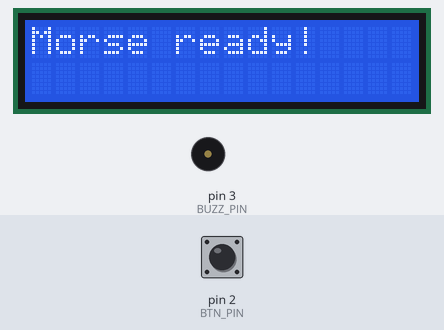
The sketch below on a simulated Arduino Uno, built with avr-gcc and run on an emulated ATmega328P. On the bench: 16×2 character LCD, buzzer (waves = sounding). Inputs (shaded band) come from the test bench; at power-on: pin 2 (BTN_PIN) HIGH. What the sketch prints to the serial monitor is not drawn.

Above: at 0.1 s.
2.3 s: pin 2 (BTN_PIN) pulled LOW for 0.15 s
At 4.2 s:
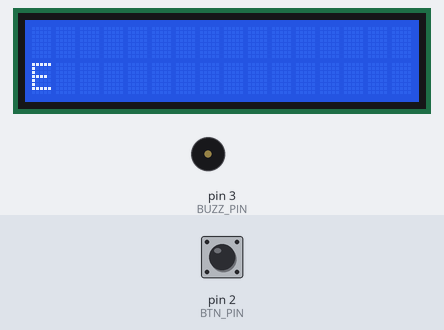
4.5 s: pin 2 (BTN_PIN) pulled LOW for 1 s
At 7.2 s:
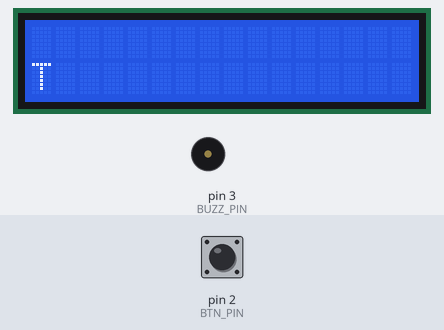
8.5 s: pin 2 (BTN_PIN) pulled LOW for 0.15 s
At 11.4 s:
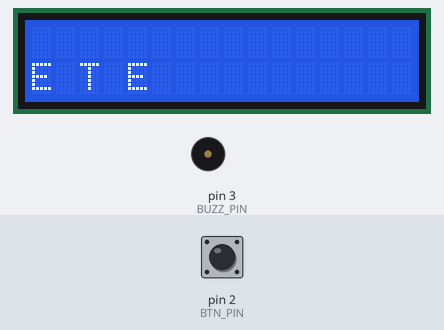
11.6 s: pin 2 (BTN_PIN) pulled LOW for 3.2 s
At 17.6 s:
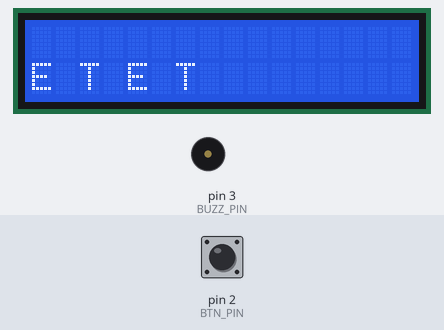
17.8 s: pin 2 (BTN_PIN) pulled LOW for 0.15 s
At 20.7 s:
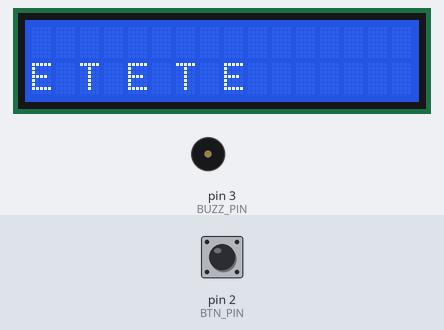
20.9 s: pin 2 (BTN_PIN) pulled LOW for 1 s
At 24.8 s:
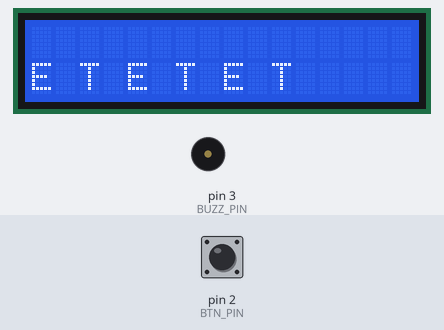
Timing chart, 0 to 25.9 s (numbered marks = the images above; inputs shaded):
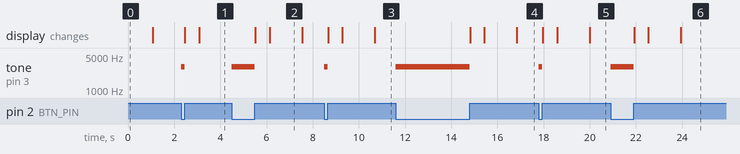

Measured:
- after the input at 2.3 s, tone on pin 3 (BUZZ_PIN): silent → 3030 Hz at once, → silent 0.15 s later; the display: first changes after 0.17 s (image 1 shows a later state)
- after the input at 4.5 s, tone on pin 3 (BUZZ_PIN): silent → 3030 Hz at once, → silent 1.0 s later; the display: first changes after 1.0 s (image 2 shows a later state)
- after the input at 8.5 s, tone on pin 3 (BUZZ_PIN): silent → 3030 Hz at once, → silent 0.15 s later; the display: first changes after 0.17 s (image 3 shows a later state)
- after the input at 11.6 s, tone on pin 3 (BUZZ_PIN): silent → 3030 Hz at once, → silent 3.2 s later; the display: first changes after 3.2 s (image 4 shows a later state)
- after the input at 17.8 s, tone on pin 3 (BUZZ_PIN): silent → 3030 Hz at once, → silent 0.15 s later; the display: first changes after 0.17 s (image 5 shows a later state)
- after the input at 20.9 s, tone on pin 3 (BUZZ_PIN): silent → 3030 Hz at once, → silent 1.0 s later; the display: first changes after 1.0 s (image 6 shows a later state)
- what the display in image 2 shows lasts 1.4 s, from 6.1 s to 7.5 s

The sketch:

morse.ino
```cpp
#include <Wire.h>
#include <LiquidCrystal_I2C.h>

LiquidCrystal_I2C lcd(0x27, 16, 2);

const int BTN_PIN  = 2;
const int BUZZ_PIN = 3;
const int FREQ     = 3030;
const int DOT_MAX  = 230;
const int CHAR_GAP = 600;
const int WORD_GAP = 2000;

struct MorseEntry { char letter; const char* code; };

const MorseEntry MORSE[] = {
  { 'A', ".-"   }, { 'B', "-..." }, { 'C', "-.-." }, { 'D', "-.."  }, { 'E', "."    },
  { 'F', "..-." }, { 'G', "--."  }, { 'H', "...." }, { 'I', ".."   }, { 'J', ".---" },
  { 'K', "-.-"  }, { 'L', ".-.." }, { 'M', "--"   }, { 'N', "-."   }, { 'O', "---"  },
  { 'P', ".--." }, { 'Q', "--.-" }, { 'R', ".-."  }, { 'S', "..."  }, { 'T', "-"    },
  { 'U', "..-"  }, { 'V', "...-" }, { 'W', ".--"  }, { 'X', "-..-" }, { 'Y', "-.--" },
  { 'Z', "--.." }
};

const MorseEntry DIGITS[] = {
  { '0', "-----" }, { '1', ".----" }, { '2', "..---" }, { '3', "...--" }, { '4', "....-" },
  { '5', "....." }, { '6', "-...." }, { '7', "--..." }, { '8', "---.." }, { '9', "----." }
};

String code = "";
String currentWord = "";
String line1 = "";  // верхняя строка экрана — накопленный текст
unsigned long lastRelease = 0;
unsigned long lastDebounce = 0;
bool wasDown = false;
bool btnState = false;
unsigned long pressStart = 0;

void setup() {
  pinMode(BTN_PIN, INPUT_PULLUP);
  pinMode(BUZZ_PIN, OUTPUT);
  Serial.begin(9600);

  lcd.init();
  lcd.backlight();
  lcd.setCursor(0, 0);
  lcd.print("Morse ready!");
  Serial.println("Готово!");
  delay(1000);
  lcd.clear();
}

char decode(String c) {
  for (auto& e : MORSE)
    if (c == e.code) return e.letter;
  for (auto& e : DIGITS)
    if (c == e.code) return e.letter;
  return '?';
}

void lcdPrintLine(int row, String text) {
  lcd.setCursor(0, row);
  lcd.print("                ");
  lcd.setCursor(0, row);
  lcd.print(text);
}

void commitChar() {
  if (code.length() == 0) return;
  char c = decode(code);
  currentWord += c;
  Serial.print(c);

  // строка 0 — точки/тире очищаем
  lcdPrintLine(0, "");
  // строка 1 — текущее слово
  lcdPrintLine(1, currentWord);

  code = "";
}

void commitWord() {
  if (currentWord.length() == 0) return;

  Serial.println();
  Serial.print("Слово: "); Serial.println(currentWord);

  // новое слово влезает в строку 1 — просто добавляем
  if (line1.length() + 1 + currentWord.length() <= 16) {
    if (line1.length() > 0) line1 += " ";
    line1 += currentWord;
  } else {
    // не влезает — сдвигаем: строка 1 становится строкой 0, новое слово в строку 1
    lcdPrintLine(0, line1);
    line1 = currentWord;
  }

  lcdPrintLine(0, "");       // очищаем верхнюю (точки/тире там уже нет)
  lcdPrintLine(1, line1);    // показываем накопленное

  // если строка 0 должна показывать предыдущую строку — перерисуем
  // находим что было на строке 0 до сдвига
  // проще: храним две строки
  Serial.print("Текст: "); Serial.println(line1);

  currentWord = "";
}

void loop() {
  bool reading = digitalRead(BTN_PIN) == LOW;
  unsigned long now = millis();

  if (reading != btnState) {
    lastDebounce = now;
    btnState = reading;
  }

  if ((now - lastDebounce) > 0) {
    bool down = btnState;

    if (down && !wasDown) {
      pressStart = now;
      wasDown = true;
      tone(BUZZ_PIN, FREQ);
    }

    if (!down && wasDown) {
      noTone(BUZZ_PIN);
      wasDown = false;
      lastRelease = now;
      long dur = now - pressStart;
      if (dur < DOT_MAX) {
        code += ".";
        Serial.print(".");
      } else {
        code += "-";
        Serial.print("-");
      }
      lcdPrintLine(0, code);
    }
  }

  unsigned long silence = now - lastRelease;

  if (!wasDown && code.length() > 0 && silence > CHAR_GAP)
    commitChar();

  if (!wasDown && currentWord.length() > 0 && code.length() == 0 && silence > WORD_GAP)
    commitWord();
}
```
